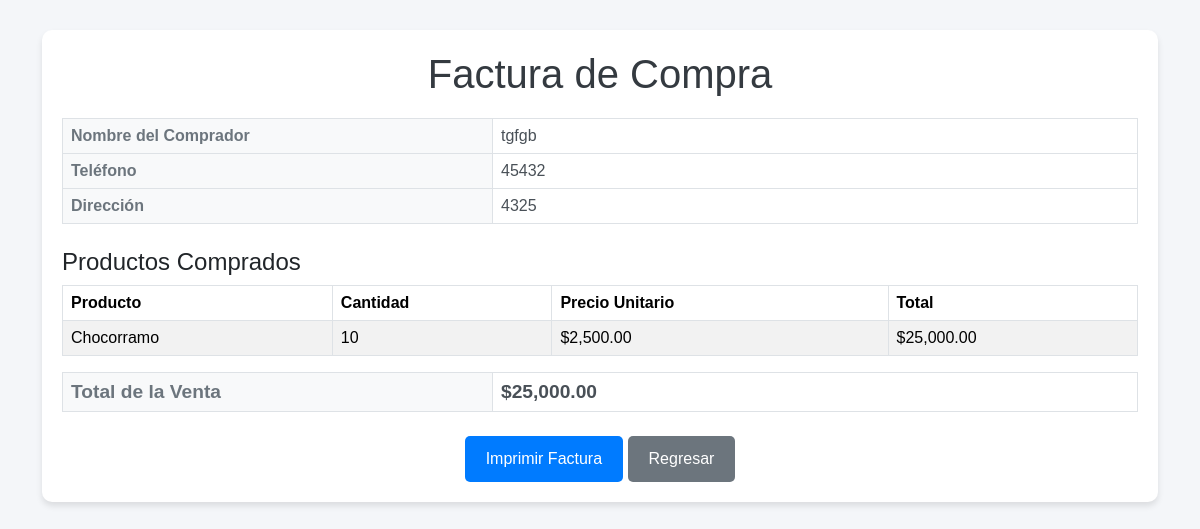
/vistas/generar_factura.php?nombre_comprador=tgfgb, run on the app's committed database.
### tables this page shows
CREATE TABLE `ventass` (
  `id_venta` int(11) NOT NULL,
  `producto` varchar(255) NOT NULL,
  `cantidad_vendida` int(11) NOT NULL,
  `precio` decimal(10,2) NOT NULL,
  `total` decimal(10,2) NOT NULL,
  `nombre_comprador` varchar(255) NOT NULL,
  `telefono_comprador` varchar(20) NOT NULL,
  `direccion_comprador` text NOT NULL,
  `fecha_venta` timestamp NOT NULL DEFAULT current_timestamp(),
  `estado` varchar(10) DEFAULT 'Activa'
);

### vistas/generar_factura.php (the view, shortened to what this page needs)
<?php
include '../M_inventario_aprendiz/conexion.php';
$nombre_comprador = isset($_GET['nombre_comprador']) ? $_GET['nombre_comprador'] : null;
if ($nombre_comprador) {
    $query_comprador = "SELECT
                        nombre_comprador,
                        telefono_comprador,
                        direccion_comprador
                    FROM ventass
                    WHERE nombre_comprador = ?
                    LIMIT 1";
    $stmt_comprador = $conexion->prepare($query_comprador);
    $stmt_comprador->bind_param("s", $nombre_comprador);
    $stmt_comprador->execute();
    $resultado_comprador = $stmt_comprador->get_result();
    $datos_comprador = $resultado_comprador->fetch_assoc();
    $query_productos = "SELECT
                        producto,
                        cantidad_vendida,
                        precio,
                        (cantidad_vendida * precio) AS total_producto
                    FROM ventass
                    WHERE nombre_comprador = ?";
    $stmt_productos = $conexion->prepare($query_productos);
    $stmt_productos->bind_param("s", $nombre_comprador);
    $stmt_productos->execute();
    $resultado_productos = $stmt_productos->get_result();
} else {
    die("No se proporcionó un nombre de comprador.");
}
echo "<html lang='es'>";
echo "<head>";
echo "<link href='https://cdn.jsdelivr.net/npm/bootstrap@5.3.3/dist/css/bootstrap.min.css' rel='stylesheet'>";
echo "</head>";
echo "<body class='container'>";
echo "<div class='invoice-container'>";
echo "<div class='invoice-header'>";
echo "<h1>Factura de Compra</h1>";
echo "</div>";
echo "<table class='table invoice-details table-bordered'>";
echo "<tr><th>Nombre del Comprador</th><td>" . htmlspecialchars($datos_comprador['nombre_comprador']) . "</td></tr>";
echo "<tr><th>Teléfono</th><td>" . htmlspecialchars($datos_comprador['telefono_comprador']) . "</td></tr>";
echo "<tr><th>Dirección</th><td>" . htmlspecialchars($datos_comprador['direccion_comprador']) . "</td></tr>";
echo "</table>";
echo "<h4 class='mt-4'>Productos Comprados</h4>";
echo "<table class='table table-striped table-bordered'>";
echo "<thead><tr><th>Producto</th><th>Cantidad</th><th>Precio Unitario</th><th>Total</th></tr></thead>";
echo "<tbody>";
$total_venta = 0;
while ($producto = $resultado_productos->fetch_assoc()) {
    echo "<tr>";
    echo "<td>" . htmlspecialchars($producto['producto']) . "</td>";
    echo "<td>" . htmlspecialchars($producto['cantidad_vendida']) . "</td>";
    echo "<td>$" . number_format($producto['precio'], 2) . "</td>";
    echo "<td>$" . number_format($producto['total_producto'], 2) . "</td>";
    echo "</tr>";
    $total_venta += $producto['total_producto'];
}
echo "</tbody>";
echo "</table>";
echo "<table class='table invoice-details table-bordered'>";
echo "<tr class='total-row'><th>Total de la Venta</th><td>$" . number_format($total_venta, 2) . "</td></tr>";
echo "</table>";
echo "<div class='text-center mt-4'>";
echo "<a href='javascript:window.print()' class='btn btn-custom btn-primary-custom'>Imprimir Factura</a>";
echo " <a href='historial_ventas.php' class='btn btn-custom btn-secondary-custom'>Regresar</a>";
echo "</div>";
echo "</div>";
echo "</body>";
echo "</html>";
?>

### vistas/generar_factura.php (style rules this page uses)
body { background-color: #f4f6f9; font-family: 'Arial', sans-serif; }
.invoice-container { background-color: #fff; border-radius: 10px; box-shadow: 0 4px 6px rgba(0, 0, 0, 0.1); padding: 20px; margin-top: 30px; }
.invoice-header { text-align: center; margin-bottom: 20px; }
.invoice-header h1 { font-size: 2.5rem; color: #343a40; }
.invoice-details th { width: 40%; background-color: #f8f9fa; color: #6c757d; }
.invoice-details td { color: #495057; }
.total-row { font-weight: bold; font-size: 1.2rem; }
.btn-custom { padding: 10px 20px; font-size: 1rem; border-radius: 5px; text-decoration: none; }
.btn-primary-custom { background-color: #007bff; color: white; }
.btn-secondary-custom { background-color: #6c757d; color: white; }

### data on the page
ventass: nombre_comprador "tgfgb", telefono_comprador "45432", direccion_comprador "4325", producto "Chocorramo", cantidad_vendida "10", precio "2,500.00", total_producto "25,000.00"

### other printed values
$total_venta "25,000.00"
